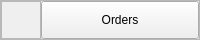
               <widget class="QFrame" name="frame_7">
                <property name="minimumSize">
                 <size>
                  <width>0</width>
                  <height>40</height>
                 </size>
                </property>
                <property name="maximumSize">
                 <size>
                  <width>16777215</width>
                  <height>40</height>
                 </size>
                </property>
                <property name="frameShape">
                 <enum>QFrame::StyledPanel</enum>
                </property>
                <property name="frameShadow">
                 <enum>QFrame::Raised</enum>
                </property>
                <layout class="QHBoxLayout" name="horizontalLayout_5">
                 <property name="spacing">
                  <number>0</number>
                 </property>
                 <property name="leftMargin">
                  <number>0</number>
                 </property>
                 <property name="topMargin">
                  <number>0</number>
                 </property>
                 <property name="rightMargin">
                  <number>0</number>
                 </property>
                 <property name="bottomMargin">
                  <number>0</number>
                 </property>
                 <item alignment="Qt::AlignLeft">
                  <widget class="QFrame" name="frame_20">
                   <property name="frameShape">
                    <enum>QFrame::StyledPanel</enum>
                   </property>
                   <property name="frameShadow">
                    <enum>QFrame::Raised</enum>
                   </property>
                   <layout class="QHBoxLayout" name="horizontalLayout_18">
                    <item>
                     <widget class="QLabel" name="orders_logo">
                      <property name="minimumSize">
                       <size>
                        <width>20</width>
                        <height>20</height>
                       </size>
                      </property>
                      <property name="maximumSize">
                       <size>
                        <width>20</width>
                        <height>20</height>
                       </size>
                      </property>
                      <property name="text">
                       <string/>
                      </property>
                      <property name="pixmap">
                       <pixmap>../../../resources/icons/booking.png</pixmap>
                      </property>
                      <property name="scaledContents">
                       <bool>true</bool>
                      </property>
                     </widget>
                    </item>
                   </layout>
                  </widget>
                 </item>
                 <item>
                  <widget class="QPushButton" name="orders_pushButton">
                   <property name="sizePolicy">
                    <sizepolicy hsizetype="Expanding" vsizetype="Expanding">
                     <horstretch>0</horstretch>
                     <verstretch>0</verstretch>
                    </sizepolicy>
                   </property>
                   <property name="cursor">
                    <cursorShape>PointingHandCursor</cursorShape>
                   </property>
                   <property name="text">
                    <string>Orders</string>
                   </property>
                  </widget>
                 </item>
                </layout>
               </widget>
